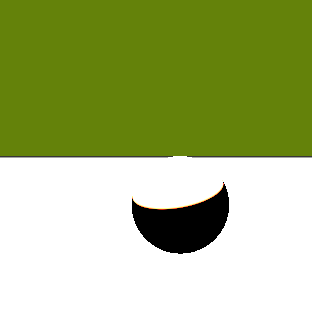
Frame 1 (no input)
Frame 2 (the mouse pressed at the canvas centre, redrawn once): identical to frame 1, image omitted

The Processing sketch that drew this single still picture (run headless with seeded random() and noise(); the mouse was pressed at the canvas centre and the sketch redrawn once):

// Processing sketch: back_to_basic
// ── back_to_basic.pde
PVector eyePos;
Scene scene;

final float C_SPSILON = 1.0 /512;
final int MAX_RECURSION = 8;

void setup()
{
  size(312, 312);
  background(color(0, 0, 0));

  noSmooth();
  noLoop();

  eyePos = new PVector(0, 0, -5);
  scene = new Scene();

  Sphere sph1 = new Sphere(new PVector(-0.25, -0.5, 3), 0.5);
  sph1.material.ambientFactor.set(0.00, 0.00, 0.00);
  sph1.material.diffuseFactor.set(1, 0.20, 0.10);
  sph1.material.specularFactor.set(0.00, 0.00, 0.00);
  sph1.material.shininess = 1.0;
  sph1.material.usePerfectReflectance = true;
  sph1.material.catadioptricFactor.set(0, 1, 1);
  scene.shapes.add(sph1);

  Plane pln1 = new Plane(new PVector(0, 1, 0), new PVector(0, -1, 0));
  scene.shapes.add(pln1);


  PointLightSource pls1 = new PointLightSource();
  pls1.position.set(0, 0.9, 2.5);
  pls1.intensity.set(0.1, 0.1, 0.1);
  scene.lightSources.add(pls1);
  scene.ambientIntensity = new FColor(0.1, 0.1, 0.1);
}

void draw()
{
  PVector pw = new PVector();
  pw.z = 0;

  for (int y = 0; y <height; ++ y)
  {
    pw.y = map(y, 0, height - 1, 1, -1);
    for (int x = 0; x <width; ++x)
    {
      pw.x = map(x, 0, width - 1, 1, -1);

      PVector eyeDir = PVector.sub(pw, eyePos);
      Ray eyeRay = new Ray(eyePos, eyeDir);

      stroke(color(100, 130, 10));
      FColor col = rayTrace(scene, eyeRay);

      if (col != null)
      {
        stroke(col.toColor());
      }
      point(x, y);
    }
  }
}

FColor rayTrace(Scene scene, Ray ray)
{
  IntersectionTestResult testResult = scene.testIntersectionWithAll(ray);
  if (testResult != null)
  {
    Shape shape = testResult.shape;
    IntersectionPoint res = testResult.intersectionPoint;

    //Material mat = shape.material;
    Material mat = shape.material;

    FColor kAmb =  mat.ambientFactor;
    FColor kDif =  mat.diffuseFactor;
    FColor kSpe =  mat.specularFactor;
    float shine = shape.material.shininess;

    FColor col = new FColor(0, 0, 0);
    for (PointLightSource light : scene.lightSources)
    {
      Lighting ltg = light.lightingAt(res.position);
      float nlDot = constrain(res.normal.dot(ltg.direction), 0, 1);
      print(nlDot+"\n");
      col.add(new FColor (255*constrain(kDif.red*nlDot, 0, 1), 255*constrain(kDif.green*nlDot, 0, 1), 255*constrain(kDif.blue*nlDot, 0, 1)));
      if (nlDot > 0)
      {
        PVector refDir = PVector.sub(PVector.mult(res.normal, 2*nlDot), ltg.direction);
        PVector invEyeDir = PVector.mult(ray.direction, -1);
        invEyeDir.normalize();
        float vrDot = constrain(refDir.dot(invEyeDir), 0, 1);
        col.add(new FColor (255*constrain(pow(vrDot, shine)*kSpe.red, 0, 1), 255*constrain(pow(vrDot, shine)*kSpe.green, 0, 1), 255*constrain(pow(vrDot, shine)*kSpe.red, 0, 1)));
      }
    }
    return col;
  }
  return null;
}

//FColor rayTraceRecursive(Scene scene, Ray ray, int recursionLevel)
//{
//  if (recursionLevel < MAX_RECURSION )
//    return null;

//  PVector eyeDir = ray.start;
//  Ray eyeRay = new Ray(eyePos, eyeDir);
//  IntersectionTestResult testResult = scene.testIntersectionWithAll(eyeRay);

//  if ( testResult != null )
//  {
//    print("its in");
//    Shape shape = testResult.shape;
//    IntersectionPoint res = testResult.intersectionPoint;

//    FColor kAmb = testResult.shape.material.ambientFactor;
//    FColor kDif =  testResult.shape.material.diffuseFactor;
//    FColor kSpe =  testResult.shape.material.specularFactor;
//    float shine =testResult.shape.material.shininess;

//    Material mat = shape.material;

//    FColor col = new FColor(0, 0, 0);

//    for (PointLightSource light : scene.lightSources)
//    {
//      PVector sDir =  PVector.sub(light.position, testResult.intersectionPoint.position);
//      Ray shadowRay = new Ray(testResult.intersectionPoint.position, sDir);
//      shadowRay.start = PVector.add(testResult.intersectionPoint.position, PVector.mult(sDir, C_SPSILON));
//      IntersectionTestResult shadowRes = scene.testIntersectionWithAll(shadowRay, sDir.mag(), true);
//      if ( shadowRes != null)
//        continue;

//      Lighting ltg = light.lightingAt(res.position);
//      float nlDot = constrain(res.normal.dot(ltg.direction), 0, 1);
//      col.add(new FColor (255*constrain(kDif.red*nlDot, 0, 1), 255*constrain(kDif.green*nlDot, 0, 1), 255*constrain(kDif.blue*nlDot, 0, 1)));
//      if (nlDot > 0)
//      {
//        PVector refDir = PVector.sub(PVector.mult(res.normal, 2*nlDot), ltg.direction);
//        PVector invEyeDir = PVector.mult(eyeDir, -1);
//        invEyeDir.normalize();
//        float vrDot = constrain(refDir.dot(invEyeDir), 0, 1);
//        col.add(new FColor (255*constrain(pow(vrDot, shine)*kSpe.red, 0, 1), 255*constrain(pow(vrDot, shine)*kSpe.green, 0, 1), 255*constrain(pow(vrDot, shine)*kSpe.red, 0, 1)));
//      }
//    }
//    if (mat.usePerfectReflectance == true)
//    {
//      PVector invEyeDir = eyeDir.mult(-1);
//      invEyeDir.normalize();

//      float vnDot = invEyeDir.dot(res.normal);
//      if (vnDot > 0)
//      {
//        PVector reDir = PVector.sub(PVector.mult(res.normal, 2*vnDot), invEyeDir);
//        Ray reRay = new Ray(res.position, reDir);
//        reRay.start = PVector.add(res.position, PVector.mult(reDir, C_SPSILON));
//        FColor reCol = rayTrace(scene, reRay);
//        if (reCol != null)
//          col.add(reCol);
//      }
//    }
//    return col;
//  }
//  return null;
//}


//FColor rayTrace(Scene scene, Ray ray)
//{
//  return rayTraceRecursive(scene, ray, 0);
//}

// ── GeometryUtils.pde

class FColor
{
  public float red, green, blue;
  public FColor(){ this(0,0,0); }
  public FColor(float v){ this(v,v,v); }
  public FColor(float r, float g, float b)
  {
    red = r; green = g; blue = b;
  } 
  public color toColor()
  {
      return toColor(1.0);
  }
  public color toColor(float k)
  {
    return toColor(k,k,k);
  }
  public color toColor(float kr, float kg, float kb)
  {
    int r = (int)(255 * constrain(red,   0, kr));
    int g = (int)(255 * constrain(green, 0, kg));
    int b = (int)(255 * constrain(blue,  0, kb));
    return color(r, g, b);
  }
  public FColor copy()
  {
    return new FColor(red, green, blue);
  }
  /** 
   * @deprecated FColor#get() is deprected.
   * @see FColor#copy() 
   */
  public FColor get()
  {
    return copy();
  }
  public void set(float r, float g, float b)
  {
    red = r;
    green = g;
    blue = b;
  }  
  public void add(FColor fc)
  {
    red += fc.red;
    green += fc.green;
    blue += fc.blue;
  }
  public void mult(FColor fc)
  {
    red *= fc.red;
    green *= fc.green;
    blue *= fc.blue;    
  }
  public String toString()
  {
    return "[ " + red + ", " + green + ", " + blue + " ]";
  }
}
//FColor colorPi(FColor ... params)
//{
//  FColor res = new FColor(1,1,1);
//  for(FColor fc : params)
//    res.mult(fc);
//  return res;
//}

class Ray
{
  public PVector start, direction;
  public Ray(){ this(new PVector(), new PVector()); }
  public Ray(PVector s, PVector d)
  {
    start = s.copy();
    direction = d.copy();
  }
  public PVector getPoint(float t)
  {
    return vectorSigma(start, t, direction);
  }
}
class IntersectionPoint 
{
  public float distance;
  public PVector position;
  public PVector normal; 
}

abstract class Shape
{
  public Material material = new Material();
  public abstract IntersectionPoint testIntersection(Ray ray);
}

class Lighting
{
  public float distance; 
  public FColor intensity;
  public PVector direction;
}

abstract class LightSource
{
  public abstract Lighting lightingAt(PVector pos);  
}

/////////////////////////////////////////////////////////////////////

class Sphere extends Shape 
{
  public PVector center;
  public float radius;
  
  public Sphere(){ this(new PVector(), 1); }
  public Sphere(PVector c, float r)
  {
    center = c.copy();
    radius = r;
  }
  
  public IntersectionPoint testIntersection(Ray ray)
  {
    PVector tmp = PVector.sub(ray.start, center);
    
    float A = ray.direction.magSq();
    float B = 2*ray.direction.dot(tmp);
    float C = tmp.magSq() - pow(radius, 2);
    
    float D = pow(B, 2)- 4*A*C;
    
    float t = -1;
    if(D == 0)
      t = -B/(2*A);
     else if(D>0)
     {
       float t1 = (-B - sqrt(D))/(2*A);
       float t2 = (-B + sqrt(D))/(2*A);
       
       t = t1 > 0 && t2 > 0 ? min(t1,t2):max(t1,t2);
     }
     if(t > 0)
     {
       IntersectionPoint res = new IntersectionPoint();
       PVector len = PVector.mult(ray.direction, t);
       res.distance = len.mag();
       res.position = PVector.add(ray.start, len);
       res.normal = PVector.sub(res.position, center);
       res.normal.normalize();
       return res;
     }
     else
      return null;
  }
}

class Plane extends Shape
{
  public PVector normal;
  public PVector position;
  
  public Plane(){ this(new PVector(0,1,0), new PVector(0,0,0)); }
  public Plane(PVector n, PVector p)
  {
    normal = n.copy();
    normal.normalize();
    position = p.copy();
  }
  public IntersectionPoint testIntersection(Ray ray)
  {
    float dn_dot = ray.direction.dot(normal);
    if ( dn_dot != 0 )
    {
      float t = (position.dot(normal) - ray.start.dot(normal)) / dn_dot;
      if ( t > 0 )
      {
        IntersectionPoint res = new IntersectionPoint();
        res.distance = t * ray.direction.mag();
        res.position = ray.getPoint(t);
        res.normal = normal.copy();
        return res;
      }//if
    }//if
    return null;    
  }
}


class PointLightSource extends LightSource
{
  public PVector position;
  public FColor intensity;
  
  public PointLightSource(){ this(new PVector(0,0,0), new FColor(1,1,1)); }
  public PointLightSource(PVector pos, FColor fc)
  {
    position = pos.copy();
    intensity = fc.copy();   
  }
  
  public Lighting lightingAt(PVector pos)
  {  
    Lighting res = new Lighting();
    res.direction = PVector.sub(position, pos);
    res.distance = res.direction.mag();
    res.direction.normalize();
    res.intensity = intensity.copy();
    return res;
  }
}

class DirectionalLightSource extends LightSource
{
  public PVector direction;
  public FColor intensity;

  public DirectionalLightSource(){ this(new PVector(0,-1,0), new FColor(1,1,1)); }
  public DirectionalLightSource(PVector dir, FColor fc)
  {
    direction = dir.copy();
    direction.normalize();
    intensity = fc.copy();      
  }  
  public Lighting lightingAt(PVector pos)
  {
    Lighting res = new Lighting();
    res.direction = PVector.mult(direction, -1);
    res.intensity = intensity.copy();
    res.distance = Float.MAX_VALUE;
    return res;
  }  
}

PVector vectorSigma(Object ... params)
{
  PVector result = new PVector(0,0,0);
  for(int i = 0; i < params.length;)
  {
    if ( params[i] instanceof Number )
    {
      if ( i+1 > params.length-1 || !(params[i+1] instanceof PVector) )
        throw new IllegalArgumentException();
       
      float k = ((Number)params[i]).floatValue();
      PVector v = (PVector)params[i+1];
       
      result.add(PVector.mult(v, k));
      i += 2;
    }
    else if ( params[i] instanceof PVector )
    {
      PVector v = (PVector)params[i];
      result.add(v);
      ++i;
    }
  }//for
  return result;
}


class Material 
{
  public FColor ambientFactor;
  public FColor diffuseFactor;
  public FColor specularFactor;
  public float shininess;
  
  public boolean usePerfectReflectance;
  public FColor catadioptricFactor;
  
  public Material()
  {
    ambientFactor  = new FColor(0.01f, 0.01f, 0.01f);
    diffuseFactor  = new FColor(0.69f, 0.69f, 0.69f);
    specularFactor = new FColor(0.30f, 0.30f, 0.30f);
    shininess = 8;    
    
    usePerfectReflectance = false;
    catadioptricFactor = new FColor(0,0,0);
  }  
}

class IntersectionTestResult
{
  public Shape shape;
  public IntersectionPoint intersectionPoint;
  public IntersectionTestResult(Shape s, IntersectionPoint ip)
  {
    shape = s;
    intersectionPoint = ip;
  } 
}

class Scene
{
  public ArrayList<Shape> shapes;
  public ArrayList<PointLightSource> lightSources;
  public FColor ambientIntensity;
  
  public Scene()
  {
    shapes = new ArrayList();
    lightSources = new ArrayList();
    ambientIntensity = new FColor(0.01f, 0.01f, 0.01f);
  }
  
   public IntersectionTestResult testIntersectionWithAll(Ray ray)
   {
     return testIntersectionWithAll(ray, Float.MAX_VALUE, false);
   }
  
  public IntersectionTestResult testIntersectionWithAll(Ray ray, float maxDist, boolean exitOnceFound)
  {
   IntersectionPoint nearestIntP = null;
   Shape nearestShape = null;
      for (Shape sh : shapes)
      {
 
        IntersectionPoint res = sh.testIntersection(ray);

        if (res != null && maxDist > res.distance)
        {
          if (nearestIntP == null || nearestIntP.distance  > res.distance)
          {
            nearestIntP = res;
            nearestShape = sh;
            if (exitOnceFound)
              return new IntersectionTestResult (nearestShape, nearestIntP);
          }
        }
      }
      if ( nearestIntP != null)
        return new IntersectionTestResult (nearestShape, nearestIntP);
      return null;
  } 
}
